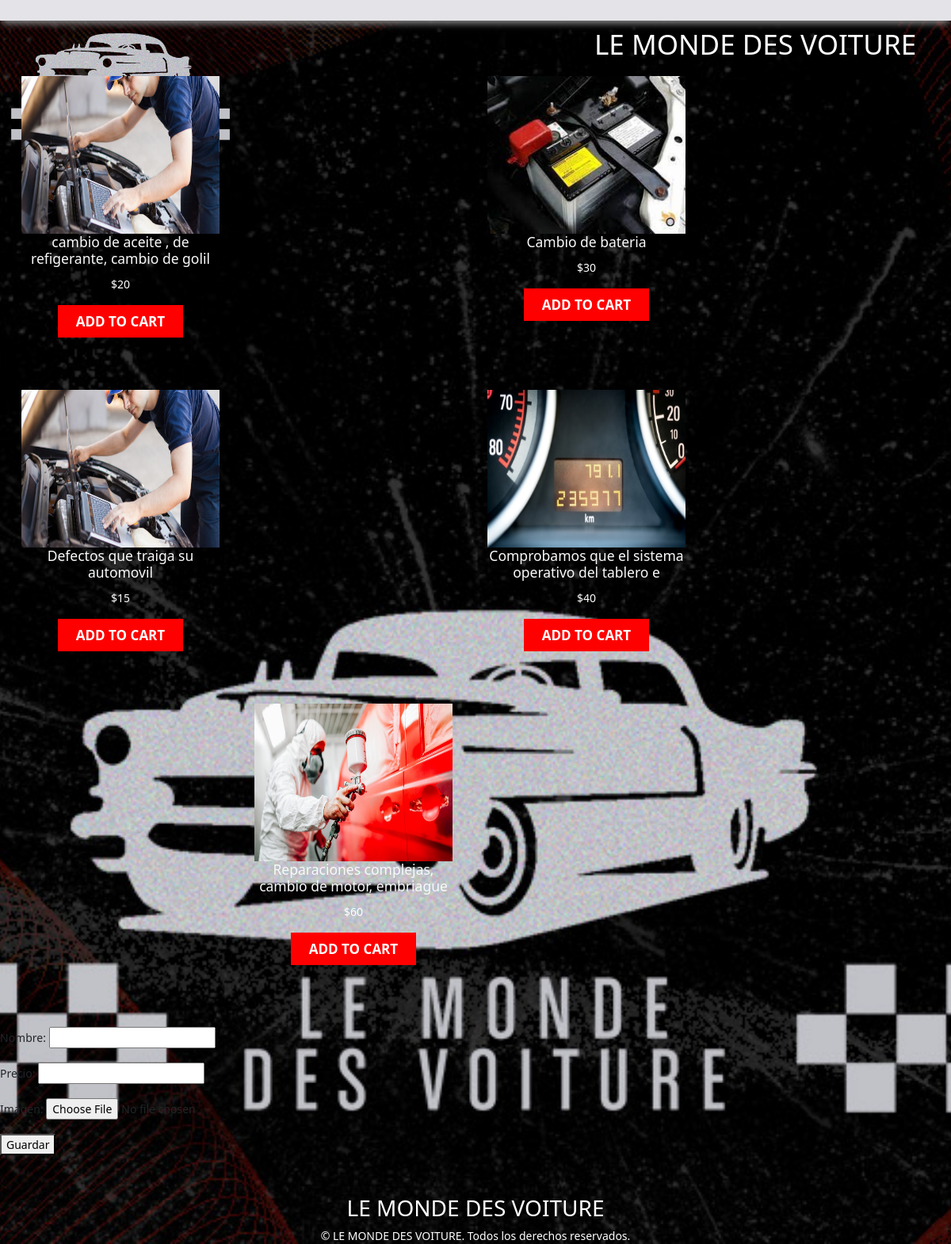
The app's page /servicio/ with its own data.
### app/models.py (models this page shows, shortened)
class Producto(models.Model):
    nombre = models.CharField(max_length=50)
    precio = models.IntegerField()
    descripcion = models.TextField()
    nuevo = models.BooleanField()
    marca = models.ForeignKey(Marca, on_delete=models.PROTECT)
    imagen = models.ImageField(upload_to="products",null=True)

### app/views.py (the view)
# urls.py: path('servicio/', servicio, name="servicio"),
def servicio(request):
    if request.method == 'POST':
        form = ProductoForm(request.POST, request.FILES)
        if form.is_valid():
            form.save()
            return redirect('servicio')
    else:
        form = ProductoForm()
    productos = Producto.objects.all()
    data = {
        'carts': productos,
        'form': form
    }
    return render(request, 'app/servicio.html', data)

### app/forms.py
class ProductoForm(forms.ModelForm):
    class Meta:
        model = Producto
        fields = ('nombre', 'precio', 'imagen')

### app/templates/app/servicio.html (shortened to what this page needs)
{% extends 'app/base.html' %} {% load static %} {% block extra_css%}
<link rel="stylesheet" type="text/css" href="{% static 'app/css/carritostyle.css'%}" />
{% endblock %} {% block contenido %}
<header style="position: fixed; top: 0">
</header>
<div style="margin: 1%;">
  <div class="container">
    <div class="row justify-content-around">
      {% for producto in carts %}
      <div class="col-lg-6">
        <div class="carts">
          <img src="{{ producto.imagen.url }}" alt="" style="height: 199px;">
          <h5 class="card-title fw-bold text-light">{{ producto.nombre }}</h5>
          <p>
            <font color="#ffffff">${{ producto.precio }}</font>
          </p>
          <a href="" data-id="{{ producto.id }}" class="btn-add-cart">add to cart</a>
        </div>
      </div>
      {% endfor %}
    </div>
  </div>
</div>
<form method="post" enctype="multipart/form-data">
  {{ form.as_p }}
  <button type="submit">Guardar</button>
</form>
{% endblock %}

### app/templates/app/base.html (shortened to what this page needs)
<!DOCTYPE html>
<html lang="es">
<head>
  {% load static %}
  <link rel="stylesheet" href="https://cdnjs.cloudflare.com/ajax/libs/font-awesome/5.15.3/css/all.min.css" />
  <link rel="stylesheet" href="https://stackpath.bootstrapcdn.com/bootstrap/4.3.1/css/bootstrap.min.css"
 />
  <link rel="stylesheet" href="{% static 'app/css/style.css' %}" />
  {% block extra_css %}{% endblock %}
</head>
<body>
  <div class="logo">
  </div>
  <footer class="pie">
    <p>© LE MONDE DES VOITURE. Todos los derechos reservados.</p>
  </footer>
  <div class="row" style="margin-left: 750px">
    <h1 class="titulo">LE MONDE DES VOITURE</h1>
  </div>
  <div id="contenido">
    {% block contenido %}{% endblock %}
  </div>
  <div>
    <hr class="liena" size="delgada" />
    <footer class="fin">
      <h2 class="fra">LE MONDE DES VOITURE</h2>
      <p>© LE MONDE DES VOITURE. Todos los derechos reservados.</p>
    </footer>
  </div>
</body>
</html>

### app/static/app/css/style.css (style rules this page uses)
.logo { height: 150px; position: absolute; }
.titulo { text-align: center; color: white; }
body { background-color: black; }
.pie { color: antiquewhite; text-align: -webkit-right; }
:root { --background-dark: #2d3548; --text-light: rgba(255, 255, 255, 0.6); --text-lighter: rgba(255, 255, 255, 0.9); --spacing-s: 8px; --spacing-m: 16px; --spacing-l: 24px; --spacing-xl: 32px; --spacing-xxl: 64px; --width-container: 1200px; }
html { height: 100%; font-family: 'Montserrat', sans-serif; font-size: 14px; }
body { height: 100%; }
.fin { color: white; text-align: center; }
.fra { color: white; text-align: center; }

### app/static/app/css/carritostyle.css (style rules this page uses)
body { font-family: system-ui; background-image: url(imagenes/lemonde.jpg); background-size: cover; background-position: center; }
header { background-color: #e4e4e8; padding-top: 18px; padding-bottom: 18px; box-shadow: 0 7px 8px -3px grey; position: fixed; width: 100%; margin-top: -10px; z-index: 99; }
.container { max-width: 1200px; text-align: center; margin: auto; }
.logo { width: 164px; height: 84px; cursor: pointer; }
.carts { max-width: 250px; box-shadow: 0 3px 10px white(0 0 0 / 20%); padding-bottom: 34px; margin-bottom: 40px; }
.carts img { width: 100%; }
.carts p { font-family: system-ui; font-weight: 500; padding: 0 20px; margin-bottom: 24px; }
.carts a { font-family: system-ui; text-decoration: none; background: red; padding: 9px 23px; color: #fff; font-size: 17px; text-transform: uppercase; font-weight: 700; }

### records on screen
Producto: imagen (picture), nombre "cambio de aceite , de refigerante, cambio de golil", precio "20"
Producto: imagen (picture), nombre "Cambio de bateria", precio "30"
Producto: imagen (picture), nombre "Defectos que traiga su automovil", precio "15"
Producto: imagen (picture), nombre "Comprobamos que el sistema operativo del tablero e", precio "40"
Producto: imagen (picture), nombre "Reparaciones complejas, cambio de motor, embriague", precio "60"
